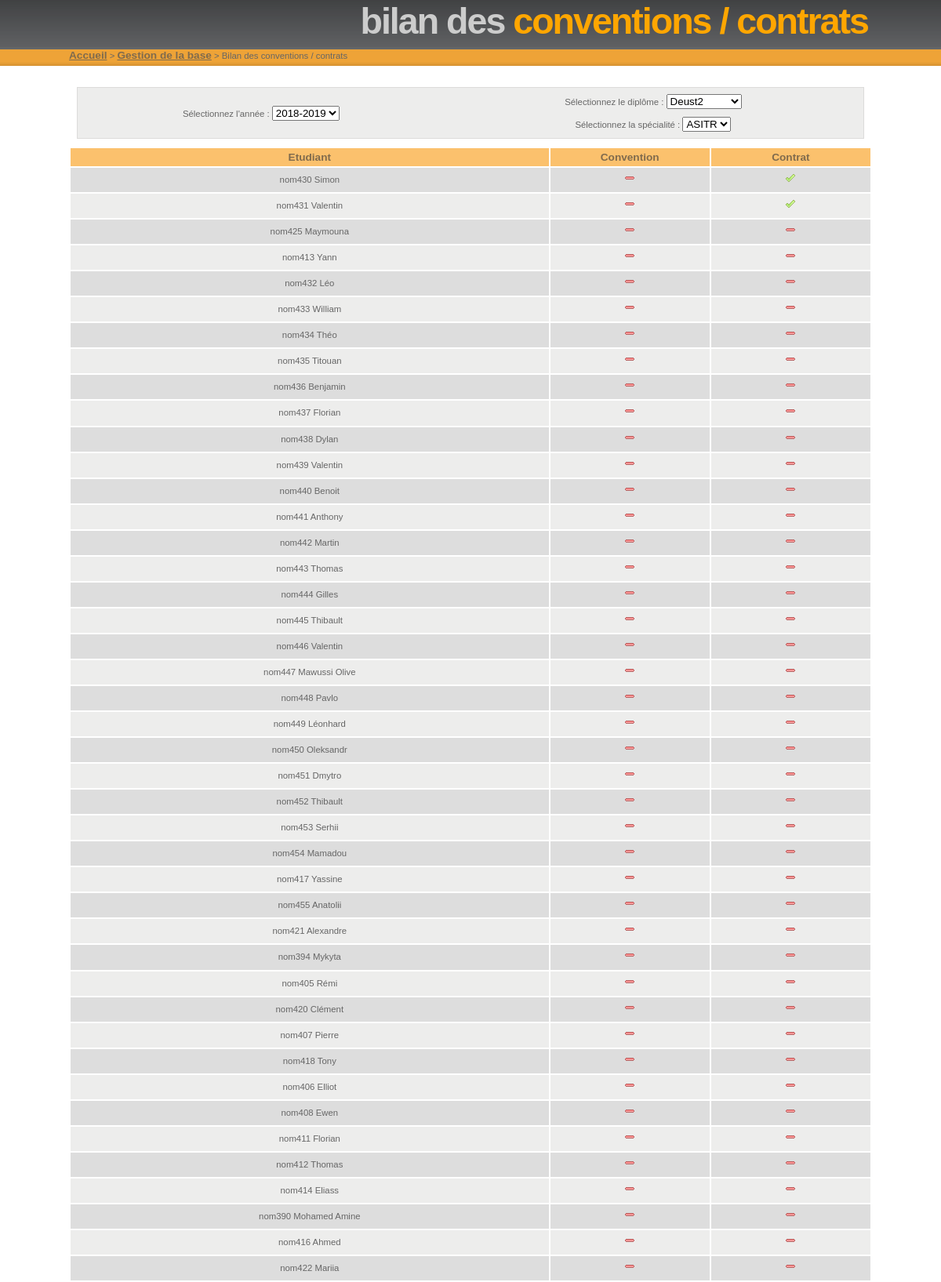
The page /gestion/communs/bilan.php (upper part) on the database its author committed.
### tables this page shows
CREATE TABLE IF NOT EXISTS `etudiant` (
  `idetudiant` INT(10) NOT NULL AUTO_INCREMENT,
  `nometudiant` VARCHAR(100) NOT NULL,
  `prenometudiant` VARCHAR(100) NOT NULL,
  `email_institutionnel` VARCHAR(200) NOT NULL,
  `email_personnel` VARCHAR(200) NULL DEFAULT NULL,
  `codeetudiant` VARCHAR(10) NOT NULL,
  PRIMARY KEY (`idetudiant`));

### classes/bdd/connec.inc (called while the page is built, shortened)
<?php
$tab4 = 'convention';
$tab9 = 'etudiant';
$tab10 = 'filiere';
$tab13 = 'parcours';
$tab15 = 'promotion';
$tab19 = 'relation_promotion_etudiant_convention';
$tab31 = 'contrat';
$tab32 = 'relation_promotion_etudiant_contrat';
?>

### classes/bdd/Promotion_BDD.php (called while the page is built, shortened)
<?php
class Promotion_BDD {
  public static function getAnneesUniversitaires() {
    global $db;
    global $tab15;
    $sql = "SELECT DISTINCT anneeuniversitaire FROM $tab15 ORDER BY anneeuniversitaire DESC";
    $res = $db->query($sql);
    $tabAU = array();
    if ($res) {
      while ($au = $res->fetch_array())
      array_push($tabAU, $au[0]);
    }
    return $tabAU;
  }
  public static function getListePromotions($filtre) {
    global $db;
    global $tab15;
    if ($filtre == "")
    $requete = "SELECT * FROM $tab15";
    else
    $requete = "SELECT * FROM $tab15 WHERE " . $filtre->getStrFiltres();
    $res = $db->query($requete);
    $tabPromos = array();
    if ($res) {
      while ($p = $res->fetch_array()) {
        $tab = array();
        array_push($tab, $p["idpromotion"]);
        array_push($tab, $p["anneeuniversitaire"]);
        array_push($tab, $p["idparcours"]);
        array_push($tab, $p["idfiliere"]);
        array_push($tab, $p["email_promotion"]);
        array_push($tabPromos, $tab);
      }
    }
    return $tabPromos;
  }
  public static function getLastAnnee() {
    global $db;
    global $tab15;
    $sql = "SELECT MAX(anneeuniversitaire) as maxAU FROM $tab15";
    $res = $db->query($sql);
    $result = $res->fetch_array();
    return $result['maxAU'];
  }
}
?>

### classes/bdd/Filiere_BDD.php (called while the page is built, shortened)
<?php
class Filiere_BDD {
    public static function listerFilieres() {
	global $db;
	global $tab10;
	$sql = "SELECT * FROM $tab10 ORDER BY nomfiliere ASC";
	$result = $db->query($sql);
	$tabFilieres = array();
	if ($result) {
	    while ($filiere = $result->fetch_array()) {
		$tab = array();
		array_push($tab, $filiere["idfiliere"]);
		array_push($tab, $filiere["nomfiliere"]);
		array_push($tab, $filiere["temps_soutenance"]);
		array_push($tab, $filiere["affDepot"]);
		array_push($tabFilieres, $tab);
	    }
	}
	return $tabFilieres;
    }
}
?>

### classes/moteur/Filiere.php (called while the page is built, shortened)
<?php
class Filiere {
    var $identifiant_BDD;
    var $nom;
    public function __construct($identifiant_BDD, $nom, $tempsSoutenance = 20, $affDepot = 1) {
	$this->identifiant_BDD = $identifiant_BDD;
	$this->nom = $nom;
    }
    public function getIdentifiantBDD() {
	return $this->identifiant_BDD;
    }
    public function getNom() {
	return $this->nom;
    }
    public static function listerFilieres() {
	$tabFilieres = array();
	$tabFiliereString = Filiere_BDD::listerFilieres();
	for ($i = 0; $i < sizeof($tabFiliereString); $i++)
	    array_push($tabFilieres,
		    new Filiere($tabFiliereString[$i][0],
				$tabFiliereString[$i][1],
				$tabFiliereString[$i][2],
				$tabFiliereString[$i][3]));
	return $tabFilieres;
    }
}
?>

### classes/bdd/Parcours_BDD.php (called while the page is built, shortened)
<?php
class Parcours_BDD {
    public static function listerParcours() {
	global $db;
	global $tab13;
	$sql = "SELECT * FROM $tab13 ORDER BY nomparcours ASC;";
	$result = $db->query($sql);
	$tabParcours = array();
	if ($result) {
	    while ($parcours = $result->fetch_array()) {
		$tab = array();
		array_push($tab, $parcours["idparcours"]);
		array_push($tab, $parcours["nomparcours"]);
		array_push($tabParcours, $tab);
	    }
	}
	return $tabParcours;
    }
}
?>

### classes/moteur/Parcours.php (called while the page is built, shortened)
<?php
class Parcours {
    var $identifiant_BDD;
    var $nom;
    public function __construct($identifiant_BDD, $nom) {
	$this->identifiant_BDD = $identifiant_BDD;
	$this->nom = $nom;
    }
    public function getIdentifiantBDD() {
	return $this->identifiant_BDD;
    }
    public function getNom() {
	return $this->nom;
    }
    public static function listerParcours() {
	$tabParcours = array();
	$tabParcoursString = Parcours_BDD::listerParcours();
	for ($i = 0; $i < sizeof($tabParcoursString); $i++)
	    array_push($tabParcours, new Parcours($tabParcoursString[$i][0], $tabParcoursString[$i][1]));
	return $tabParcours;
    }
}
?>

### classes/moteur/Etudiant.php (called while the page is built, shortened)
<?php
class Etudiant {
  var $identifiantBDD;
  var $nom;
  var $prenom;
  public function __construct($identifiantBDD, $nom, $prenom, $emailInstitutionel,
  $emailPersonnel, $codeEtudiant = "") {
    $this->identifiantBDD = $identifiantBDD;
    $this->nom = $nom;
    $this->prenom = $prenom;
  }
  public function getNom() {
    return $this->nom;
  }
  public function getPrenom() {
    return $this->prenom;
  }
  public function getConvention($annee) {
    $idConv = Etudiant_BDD::rechercheConvention($this->identifiantBDD, $annee);
    if ($idConv == "")
    return null;
    return Convention::getConvention($idConv);
  }
  public function getContrat($annee) {
    $idContrat = Etudiant_BDD::rechercheContrat($this->identifiantBDD, $annee);
    if ($idContrat == "")
    return null;
    return Contrat::getContrat($idContrat);
  }
  public static function getListeEtudiants($idPromotion) {
    $tabEtudiantString = Etudiant_BDD::getListeEtudiants($idPromotion);
    $tabEtudiant = array();
    for ($i = 0; $i < sizeof($tabEtudiantString); $i++)
    array_push($tabEtudiant,
    new Etudiant($tabEtudiantString[$i][0],
    $tabEtudiantString[$i][1],
    $tabEtudiantString[$i][2],
    $tabEtudiantString[$i][3],
    $tabEtudiantString[$i][4],
    $tabEtudiantString[$i][5]));
    return $tabEtudiant;
  }
}
?>

### classes/moteur/FiltreNumeric.php (called while the page is built)
<?php
class FiltreNumeric extends Filtre {
    public function __construct($champ, $valeur) {
	$this->strFiltres = $champ . " = '" . $valeur . "'";
    }
}
?>

### classes/moteur/Filtre.php (called while the page is built, shortened)
<?php
class Filtre {
    var $strFiltres;
    public function getStrFiltres() {
	if ((substr_count($this->strFiltres, "=") <= 1) &&
	    (substr_count($this->strFiltres, "ILIKE") <= 1))
	    return $this->strFiltres;
	else
	    return "(" . $this->strFiltres . ")";
    }
}
?>

### classes/moteur/Promotion.php (called while the page is built, shortened)
<?php
class Promotion {
    public static function listerEtudiants($filtre) {
	$tabPromos = Promotion_BDD::getListePromotions($filtre);
	$tabEtudiants = array();
	for ($i = 0; $i < sizeof($tabPromos); $i++) {
	    $tabTemp = Etudiant::getListeEtudiants($tabPromos[$i][0]);
	    for ($j = 0; $j < sizeof($tabTemp); $j++)
		array_push($tabEtudiants, $tabTemp[$j]);
	}
	return $tabEtudiants;
    }
}
?>

### classes/bdd/Etudiant_BDD.php (called while the page is built, shortened)
<?php
class Etudiant_BDD {
  public static function getListeEtudiants($identifiantPromo) {
    global $db;
    global $tab9;
    global $tab19;
    $sql = "SELECT * FROM $tab9 WHERE idetudiant IN
    (SELECT idetudiant FROM $tab19 WHERE idpromotion='$identifiantPromo');";
    $res = $db->query($sql);
    $listeEtudiants = array();
    if ($res) {
      while ($etu = $res->fetch_assoc()) {
        $tab = array();
        array_push($tab, $etu["idetudiant"]);
        array_push($tab, $etu["nometudiant"]);
        array_push($tab, $etu["prenometudiant"]);
        array_push($tab, $etu["email_institutionnel"]);
        array_push($tab, $etu["email_personnel"]);
        array_push($tab, $etu["codeetudiant"]);
        array_push($listeEtudiants, $tab);
      }
    }
    return $listeEtudiants;
  }
  public static function rechercheConvention($idetu, $annee) {
    global $db;
    global $tab4;
    global $tab15;
    global $tab19;
    $sql = "SELECT $tab19.idconvention AS idconv FROM $tab19, $tab4, $tab15
    WHERE $tab19.idetudiant='$idetu'
    AND $tab15.anneeuniversitaire='$annee'
    AND $tab19.idpromotion = $tab15.idpromotion
    AND $tab19.idconvention = $tab4.idconvention";
    $res = $db->query($sql);
    $enreg = $res->fetch_array();
    return $enreg['idconv'];
  }
  public static function rechercheContrat($idetu, $annee) {
    global $db;
    global $tab31;
    global $tab15;
    global $tab32;
    $sql = "SELECT $tab32.idcontrat FROM $tab32, $tab31, $tab15
    WHERE $tab32.idetudiant='$idetu'
    AND $tab15.anneeuniversitaire='$annee'
    AND $tab32.idpromotion = $tab15.idpromotion
    AND $tab32.idcontrat = $tab31.idcontrat";
    $res = $db->query($sql);
    $enreg = $res->fetch_array();
    return $enreg['idcontrat'];
  }
}
?>

### classes/bdd/Contrat_BDD.php (called while the page is built, shortened)
<?php
class Contrat_BDD {
    public static function getContrat($id) {
	global $db;
	global $tab31;
	$requete = "SELECT * FROM $tab31 WHERE idcontrat='$id'";
	$res = $db->query($requete);
	$ok = $res != FALSE;
	if ($ok) {
	    $enreg = $res->fetch_array();
	}
	return $ok ? $enreg : FALSE;
    }
}
?>

### classes/moteur/Contrat.php (called while the page is built, shortened)
<?php
class Contrat {
    public static function getContrat($idContrat) {
	$contratBDD = Contrat_BDD::getContrat($idContrat);
	return new Contrat($contratBDD["idcontrat"], $contratBDD["sujetcontrat"],
			   $contratBDD["typedecontrat"], $contratBDD["duree"],
			   $contratBDD["indemnite"], $contratBDD["asonresume"],
			   $contratBDD["note"], $contratBDD["idparrain"],
			   $contratBDD["idexaminateur"], $contratBDD["idreferent"],
			   $contratBDD["idetudiant"], $contratBDD["idsoutenance"],
			   $contratBDD["idtheme"]);
    }
}
?>

### classes/ihm/Promotion_IHM.php (the view, shortened to what this page needs)
<?php
class Promotion_IHM {
	?>
	<?php
    public static function afficherFormulaireRecherche($page, $tous, $vide = FALSE) {
	$tabAU = Promotion_BDD::getAnneesUniversitaires();
	$tabF = Filiere::listerFilieres();
	$tabP = Parcours::listerParcours();
	?>
	<form id="formPromotion" method=post action="javascript:">
	    <table width="100%">
	        <tr>
		    <td align="center" >
			Sélectionnez l'année :
			<select id="annee" name="annee">
			    <?php
			    for ($i = 0; $i < sizeof($tabAU); $i++) {
				if ((isset($_POST['annee'])) && ($_POST['annee'] == $tabAU[$i]))
				    echo "<option selected value='$tabAU[$i]'>" . $tabAU[$i] . "-" . ($tabAU[$i] + 1) . "</option>";
				else
				    echo "<option value='$tabAU[$i]'>" . $tabAU[$i] . "-" . ($tabAU[$i] + 1) . "</option>";
			    }
			    ?>
			</select>
		    </td>
		    <td>
			<table width="100%">
			    <tr>
				<td align="center">
				    Sélectionnez le diplôme :
				    <select id="filiere" name="filiere">
					<?php
					for ($i = 0; $i < sizeof($tabF); $i++) {
					    if ((isset($_POST['filiere'])) && ($_POST['filiere'] == $tabF[$i]->getIdentifiantBDD()))
						echo "<option selected value='" . $tabF[$i]->getIdentifiantBDD() . "'>" . $tabF[$i]->getNom() . "</option>";
					    else
						echo "<option value='" . $tabF[$i]->getIdentifiantBDD() . "'>" . $tabF[$i]->getNom() . "</option>";
					}
					?>
				    </select>
				</td>
			    </tr>
			    <tr>
				<td align="center">
				    Sélectionnez la spécialité :
				    <select id="parcours" name="parcours">
					<?php
					for ($i = 0; $i < sizeof($tabP); $i++) {
					    if ((isset($_POST['parcours'])) && ($_POST['parcours'] == $tabP[$i]->getIdentifiantBDD()))
						echo "<option selected value='" . $tabP[$i]->getIdentifiantBDD() . "'>" . $tabP[$i]->getNom() . "</option>";
					    else
						echo "<option value='" . $tabP[$i]->getIdentifiantBDD() . "'>" . $tabP[$i]->getNom() . "</option>";
					}
					?>
				    </select>
				</td>
			    </tr>
			</table>
		    </td>
	        </tr>
	    </table>
	</form>
	<?php
    }
	?>
	    <?php
    public static function afficherListeConventionsContrats($annee, $tabEtudiants) {
	?>
	<table>
	    <tr id="entete">
		<td width="60%">Etudiant</td>
		<td width="20%" align="center">Convention</td>
		<td width="20%" align="center">Contrat</td>
	    </tr>
	    <?php
	    $nbConventions = 0;
	    $nbEtudiants = sizeof($tabEtudiants);
	    for ($i = 0; $i < $nbEtudiants; $i++) {
	    ?>
	    <tr class="ligne<?php echo $i % 2; ?>">
	    	<td>
		    <?php echo $tabEtudiants[$i]->getNom() . " " . $tabEtudiants[$i]->getPrenom(); ?>
	    	</td>
	    	<td align="center">
		    <?php
		    if ($tabEtudiants[$i]->getConvention($annee) != null) {
			$nbConventions++;
			echo "<img src='../../images/action_check.png' />";
		    } else
			echo "<img src='../../images/action_remove.png' />";
		    ?>
	    	</td>
		<td align="center">
		    <?php
		    if ($tabEtudiants[$i]->getContrat($annee) != null) {
			echo "<img src='../../images/action_check.png' />";
		    } else
			echo "<img src='../../images/action_remove.png' />";
		    ?>
	    	</td>
	    </tr>
	    <?php
	    }
	    ?>
	</table>
	<?php
    }
}
?>

### classes/ihm/Orange.css (style rules this page uses)
* { margin: 0; padding: 0; }
html { height: 100%; }
body { height: 100%; margin: 0; padding: 0; font: 71%/1.5em Verdana, 'Trebuchet MS', Arial, Sans-serif; background: url(../../images/headerbg.png) repeat-x; color: #666666; text-align: center; }
img { margin: 5px; border: 0; }
table { width: 100%; }
form { margin:10px; padding: 0; border: 1px solid #dcdbda; background-color: #ededec; }
select { margin-bottom: 4px; margin-top: 4px; }
#entete { background: #fbc16d; }
#entete td { font: bold 1.2em 'Trebuchet MS', Tahoma, Sans-serif; color: #806B4D; padding: 4px; }
#entete td, .ligne0 td, .ligne1 td { padding-left: 5px; padding-right: 5px; text-align: center; }
#entete2 td, .ligne0 td, .ligne1 td { padding-left: 5px; padding-right: 5px; }
.ligne0 { background: #DDDDDD; }
.ligne1 { background: #ededec; }

### rows shown on the page
etudiant: nometudiant "nom430", prenometudiant "Simon"
etudiant: nometudiant "nom431", prenometudiant "Valentin"
etudiant: nometudiant "nom425", prenometudiant "Maymouna"
etudiant: nometudiant "nom413", prenometudiant "Yann"
etudiant: nometudiant "nom432", prenometudiant "Léo"
etudiant: nometudiant "nom433", prenometudiant "William"
etudiant: nometudiant "nom434", prenometudiant "Théo"
etudiant: nometudiant "nom435", prenometudiant "Titouan"
etudiant: nometudiant "nom436", prenometudiant "Benjamin"
etudiant: nometudiant "nom437", prenometudiant "Florian"
etudiant: nometudiant "nom438", prenometudiant "Dylan"
etudiant: nometudiant "nom439", prenometudiant "Valentin"
etudiant: nometudiant "nom440", prenometudiant "Benoit"
etudiant: nometudiant "nom441", prenometudiant "Anthony"
etudiant: nometudiant "nom442", prenometudiant "Martin"
etudiant: nometudiant "nom443", prenometudiant "Thomas"
etudiant: nometudiant "nom444", prenometudiant "Gilles"
etudiant: nometudiant "nom445", prenometudiant "Thibault"
etudiant: nometudiant "nom446", prenometudiant "Valentin"
etudiant: nometudiant "nom447", prenometudiant "Mawussi Olive"
etudiant: nometudiant "nom448", prenometudiant "Pavlo"
etudiant: nometudiant "nom449", prenometudiant "Léonhard"
etudiant: nometudiant "nom450", prenometudiant "Oleksandr"
etudiant: nometudiant "nom451", prenometudiant "Dmytro"
etudiant: nometudiant "nom452", prenometudiant "Thibault"
etudiant: nometudiant "nom453", prenometudiant "Serhii"
etudiant: nometudiant "nom454", prenometudiant "Mamadou"
etudiant: nometudiant "nom417", prenometudiant "Yassine"
etudiant: nometudiant "nom455", prenometudiant "Anatolii"
etudiant: nometudiant "nom421", prenometudiant "Alexandre"
etudiant: nometudiant "nom394", prenometudiant "Mykyta"
etudiant: nometudiant "nom405", prenometudiant "Rémi"
etudiant: nometudiant "nom420", prenometudiant "Clément"
etudiant: nometudiant "nom407", prenometudiant "Pierre"
etudiant: nometudiant "nom418", prenometudiant "Tony"
etudiant: nometudiant "nom406", prenometudiant "Elliot"
etudiant: nometudiant "nom408", prenometudiant "Ewen"
etudiant: nometudiant "nom411", prenometudiant "Florian"
etudiant: nometudiant "nom412", prenometudiant "Thomas"
etudiant: nometudiant "nom414", prenometudiant "Eliass"
etudiant: nometudiant "nom390", prenometudiant "Mohamed Amine"
etudiant: nometudiant "nom416", prenometudiant "Ahmed"
etudiant: nometudiant "nom422", prenometudiant "Mariia"

### other values the page prints
$titreGris "bilan des"
$titreOrange "conventions / contrats"
$liens[$i][1] "Accueil"
$liens[$i][1] "Gestion de la base"
$titreGris "Bilan des"
form field annee "2018-2019"
form field filiere "Deust2"
form field parcours "ASITR"
